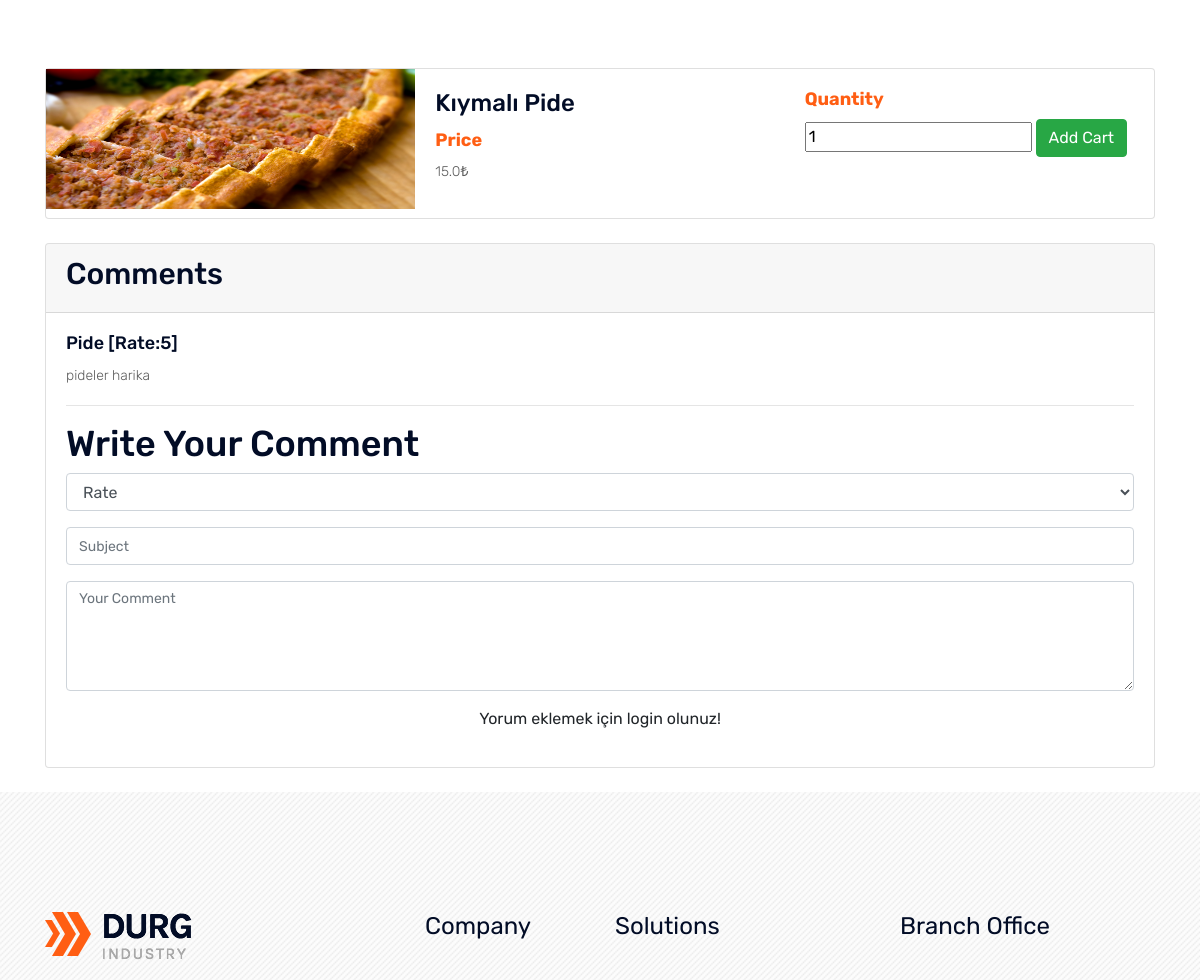
/restaurant/1/ (middle part), run on an earlier commit of the app's database.
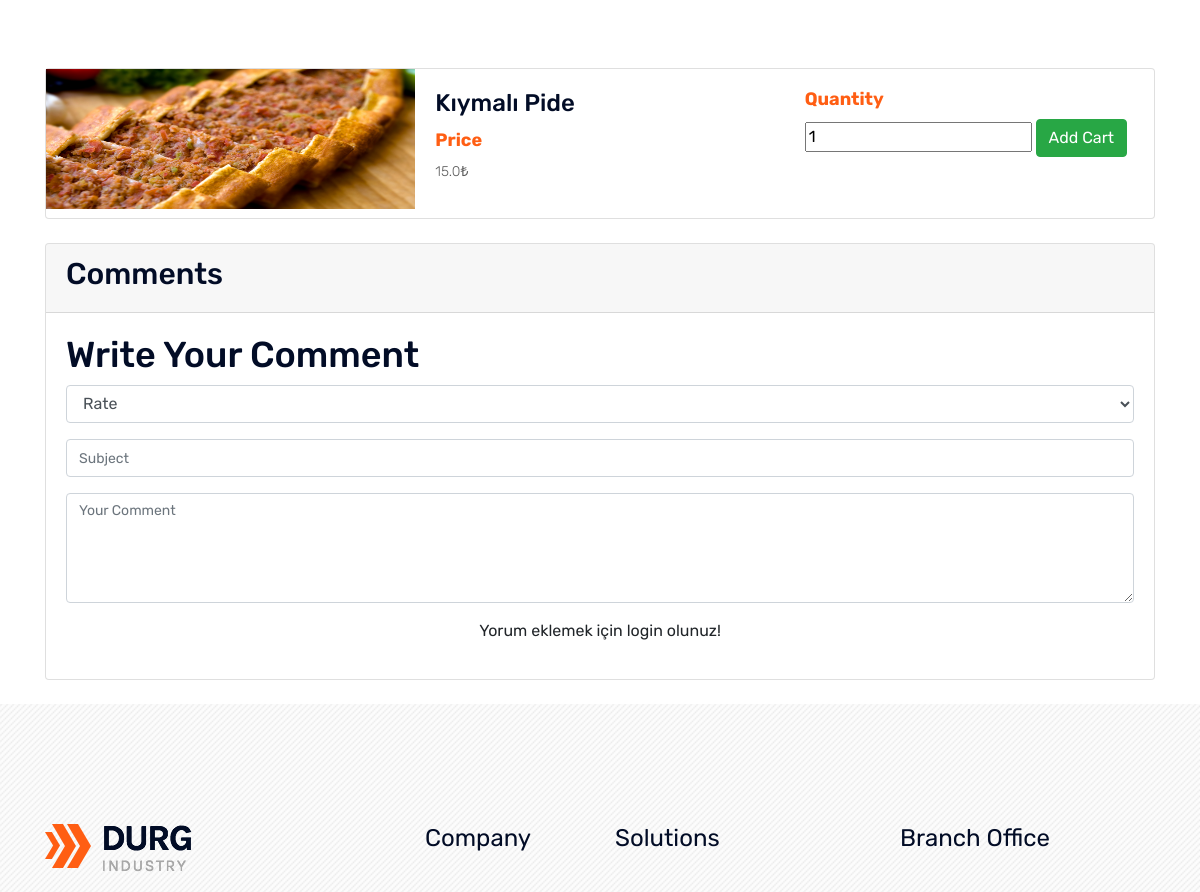
And on a later commit of the database.
### restaurant/models.py (models this page shows, shortened)
class Foods(models.Model):
    STATUS = (
        ('True','Evet'),
        ('False','Hayır'),
    )
    restaurant = models.ForeignKey(Restaurant, on_delete=models.CASCADE)
    title = models.CharField(max_length=150)
    price = models.FloatField()
    image = models.ImageField(blank=True, upload_to='images/')
    status = models.CharField(max_length=10, choices=STATUS)
    created_at = models.DateTimeField(auto_now_add=True)
    updated_at = models.DateTimeField(auto_now_add=True)
    def image_tag(self):
        return mark_safe('<img src="{}" height="50"/>'.format(self.image.url))
    image_tag.short_description = 'Image'

class Comment(models.Model):
    STATUS = (
        ('New', 'Yeni'),
        ('True','Evet'),
        ('False','Hayır'),
    )
    restaurant = models.ForeignKey(Restaurant, on_delete=models.CASCADE)
    user=models.ForeignKey(User,on_delete=models.CASCADE)
    subject = models.CharField(max_length=50,blank=True)
    comment = models.TextField(max_length=200,blank=True)
    rate = models.IntegerField(blank=True)
    status= models.CharField(max_length=10,choices=STATUS,default='New')
    ip = models.CharField(blank=True,max_length=20)
    created_at = models.DateTimeField(auto_now_add=True)
    updated_at = models.DateTimeField(auto_now_add=True)

### home/views.py (the view)
# urls.py: path('restaurant/<int:id>/', views.restaurants_detail, name='restaurants_detail'),
def restaurants_detail(request, id):
    restaurant = Restaurant.objects.get(pk=id)
    images = Images.objects.filter(restaurant_id=id)
    foods = Foods.objects.filter(restaurant_id=id)
    comments = Comment.objects.filter(restaurant_id=id,status='True')
    category = Category.objects.all()
    context = {'restaurant': restaurant, 'images': images, 'foods': foods,'comments':comments,'category':category}
    return render(request, 'restaurants_detail.html', context)

### home/templates/restaurants_detail.html (shortened to what this page needs)
{% extends "homebase.html" %}
{% block content %}
    <div class="shop-detail-box-main">
    </div>
    <div class="container">
        {% for rs in foods %}
            <div class="card mb-3" style="max-width: 100%;" >
                <div class="row no-gutters" >
                    <div class="col-md-4">
                        <img style="height: 140px" class="d-block w-100" src="{{ rs.image.url }}" alt="First slide">
                    </div>
                    <div class="col-md-4">
                        <div class="card-body">
                            <h3 class="card-title">{{ rs.title }}</h3>
                            <h4><b>Price</b></h4>
                            <p>{{ rs.price }}₺</p>
                        </div>
                    </div>
                    <div class="col-md-4">
                        <div class="card-body">
                            <form action="/order/addtocart/{{ rs.id }}" method="post">
                                <h4><b>Quantity</b></h4>
                                <input name="quantity" value="1" min="1" type="number"  required data-error="Please enter Quantity">
                                <input type="submit" value="Add Cart" class="btn btn-success btn-group-lg">
                            </form>
                        </div>
                    </div>
                </div>
            </div>
        {% endfor %}
    </div>
    <div class="container">
        <div class="card card-outline-secondary my-4">
            <div class="card-header">
                <h2>Comments</h2>
            </div>
            <div class="card-body">
                <div class="media mb-3">
                    <div class="media-body">
                        {% for rs in comments %}
                            <h4>{{ rs.subject }} [Rate:{{ rs.rate }}]</h4>
                            <p>
                                {{ rs.comment }}
                            </p>
                            <hr>
                        {% endfor %}
                        <h1>Write Your Comment</h1>
                        <form action="/restaurant/addcomment/{{ restaurant.id }}" method="post">
                            <div class="row">
                                <div class="col-md-12">
                                    <div class="form-group">
                                        <select class="form-control" name="rate">
                                            <option>Rate</option>
                                        </select>
                                    </div>
                                </div>
                                <div class="col-md-12">
                                    <div class="form-group">
                                        <input type="text" class="form-control" id="id_subject" name="subject" placeholder="Subject" required data-error="Please enter your Subject">
                                    </div>
                                </div>
                                <div class="col-md-12">
                                    <div class="form-group">
                                        <textarea class="form-control" id="id_comment" name="comment" placeholder="Your Comment" rows="4" data-error="Write your message" required></textarea>
                                    </div>
                                    <div class="submit-button text-center">
                                        {% if user.id is not None %}
                                            <button class="btn btn-success" type="submit">Send Comment</button>
                                        {% else %}
                                            Yorum eklemek için login olunuz!
                                        {% endif %}
                                    </div>
                                </div>
                            </div>
                        </form>
                    </div>
                </div>
            </div>
        </div>
    </div>
{% endblock %}

What changed in the data, as far as the page shows it:
removed Comment: subject "Pide", rate "5", comment "pideler harika"
